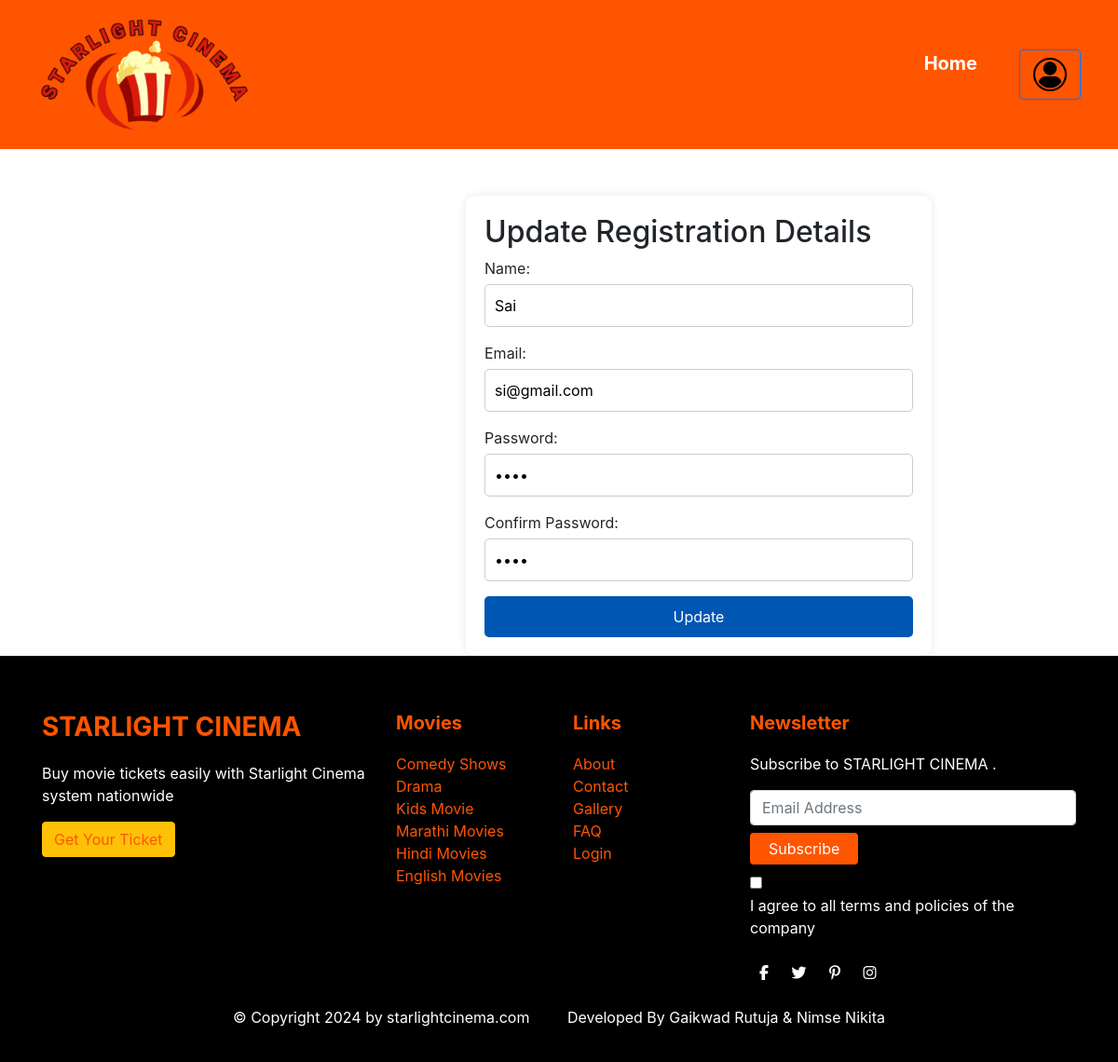
The page /Admin/pages/update-registration.php?id=3 on the database as committed earlier.
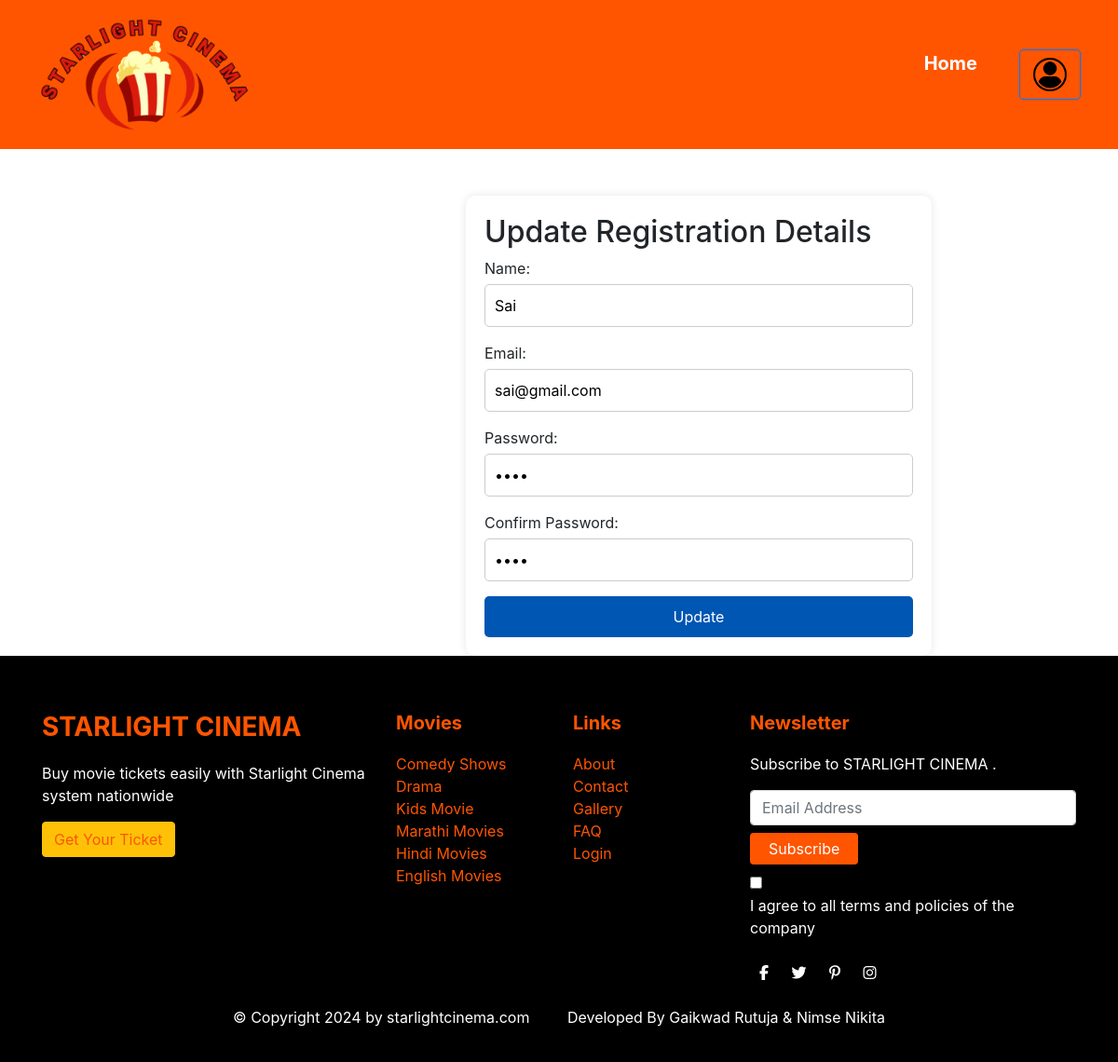
The same page on the database as committed later.
### tables this page shows
CREATE TABLE `user_registration` (
  `id` int(11) NOT NULL,
  `user_name` varchar(30) NOT NULL,
  `email` varchar(30) NOT NULL,
  `password` varchar(30) NOT NULL,
  `confirm_password` varchar(30) NOT NULL
);

### Admin/pages/update-registration.php (the view, shortened to what this page needs)
<?php
$databaseHost = "localhost";
$databaseName = "movieticketdb";
$databaseUsername = "root";
$databasePassword = "";
$con = new mysqli($databaseHost, $databaseUsername, $databasePassword, $databaseName);
$id = $_GET['id'];
$sql = "SELECT * FROM user_registration WHERE id = $id";
$query = $con->query($sql);
$resultData = $query->fetch_assoc();
$user_name = $resultData['user_name'];
$email = $resultData['email'];
$password = $resultData['password'];
$confirm_password = $resultData['confirm_password'];
?>
<!DOCTYPE html>
<html lang="en">
<head>
    <link rel="stylesheet" href="./../css/addmovie.css">
    <link rel="stylesheet" href="https://stackpath.bootstrapcdn.com/bootstrap/4.5.2/css/bootstrap.min.css">
</head>
<body>
    <header class="header">
        <div class="logo"><img src=".\..\..\Images\logo2.png" class="logo-img"></div>
        <nav class="nav">
            <ul>
                <li><a href="#">Home</a></li>
                <div class="d-flex align-items-center">
                    <a href="./login.php" class="btn btn-outline-primary">
                        <img src =".\..\..\Images\login.png" style="height:40px;">
                    </a>
                </div>
            </ul>
        </nav>
    </header>
    <div class="container1">
        <form action="" method="post" enctype="multipart/form-data">
            <h2>Update Registration Details</h2>
            <div class="form-group">
                <label for="user_name">Name:</label>
                <input type="text" id="user_name" name="user_name" autocomplete="off" value="<?php echo $user_name; ?>" required/>
            </div>
            <div class="form-group">
                <label for="email">Email:</label>
                <input type="text" id="email" name="email" autocomplete="off" value="<?php echo $email; ?>" required/>
            </div>
            <div class="form-group">
                <label for="password">Password:</label>
                <input type="password" id="password" name="password" autocomplete="off" value="<?php echo $password; ?>" required/>
            </div>
            <div class="form-group">
                <label for="confirm_password">Confirm Password:</label>
                <input type="password" id="confirm_password" name="confirm_password" autocomplete="off" value="<?php echo $confirm_password; ?>" required/>
            </div>
            <input type="submit" class="button1" value="Update" name="update">
        </form>
    </div>
    <div class="footer">
    </div>
</body>
</html>
      <div class="footer">
    <div class="container">
        <div class="row">
            <div class="col-md-4">
                <h3 class="footer-title">STARLIGHT CINEMA</h3>
                <p>Buy movie tickets easily with Starlight Cinema system nationwide</p>
                <a href="#" class="btn btn-warning">Get Your Ticket</a>
            </div>
            <div class="col-md-2">
                <h5 class="footer-title">Movies</h5>
                <ul class="list-unstyled">
                    <li><a href="#">Comedy Shows</a></li>
                    <li><a href="#">Drama</a></li>
                    <li><a href="#">Kids Movie</a></li>
                    <li><a href="#">Marathi Movies</a></li>
                    <li><a href="#">Hindi Movies</a></li>
                    <li><a href="#">English Movies</a></li>
                </ul>
            </div>
            <div class="col-md-2">
                <h5 class="footer-title">Links</h5>
                <ul class="list-unstyled">
                    <li><a href="#">About</a></li>
                    <li><a href="#">Contact</a></li>
                    <li><a href="#">Gallery</a></li>
                    <li><a href="#">FAQ</a></li>
                    <li><a href="#">Login</a></li>
                </ul>
                </div>
            <div class="col-md-4">
                <h5 class="footer-title">Newsletter</h5>
                <p>Subscribe to STARLIGHT CINEMA .</p>
                <div class="newsletter">
                    <input type="email" class="form-control" placeholder="Email Address">
                    <button class="btn btn-warning mt-2">Subscribe</button>
                </div>
                <div class="mt-2">
                    <input type="checkbox" id="terms">
                    <label for="terms">I agree to all terms and policies of the company</label>
                </div>
                <div class="social-icons mt-3">
                    <a href="#"><i class="fab fa-facebook-f"></i></a>
                    <a href="#"><i class="fab fa-twitter"></i></a>
                    <a href="#"><i class="fab fa-pinterest-p"></i></a>
                    <a href="#"><i class="fab fa-instagram"></i></a>
                </div>
            </div>
        </div>
        <div class="text-center mt-4">
            <p>&copy; Copyright 2024 by starlightcinema.com  &nbsp; &nbsp; &nbsp; &nbsp;    Developed By Gaikwad Rutuja & Nimse Nikita</p>
        </div>
    </div>
</div>
</body>
</html>

Rows that differ between the two databases and show on the page:
changed user_registration "Sai": email "si@gmail.com" → "sai@gmail.com"
